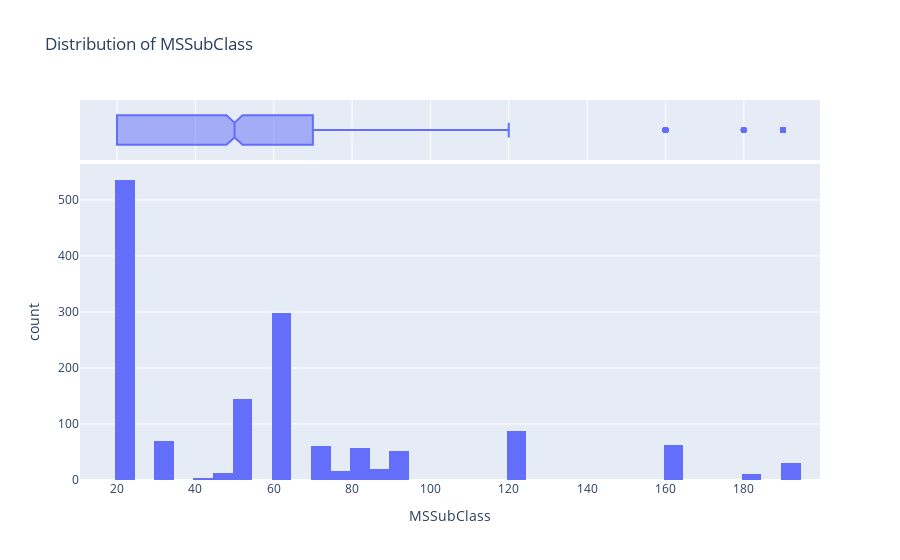
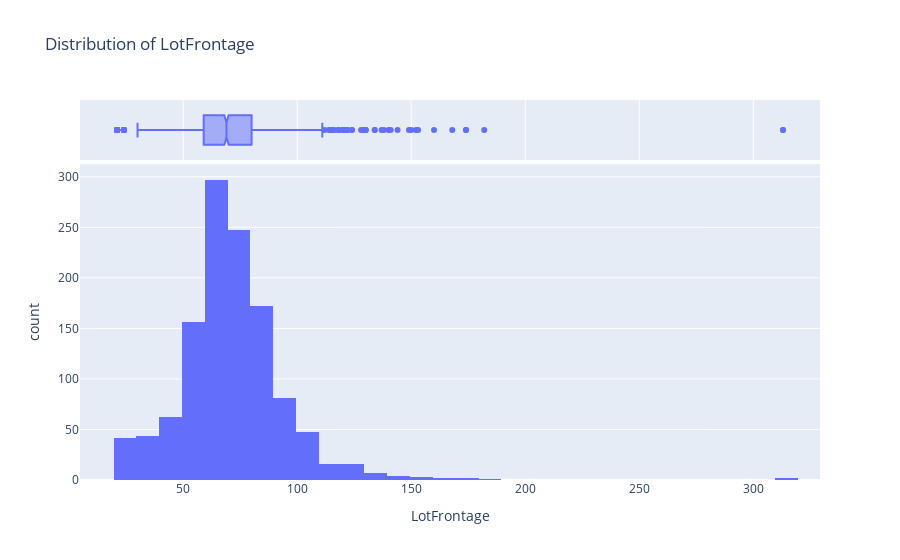
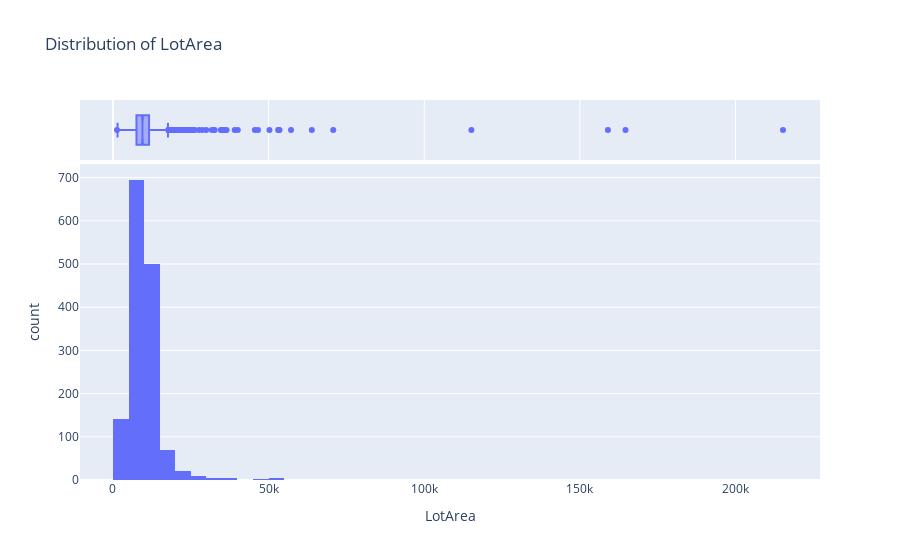
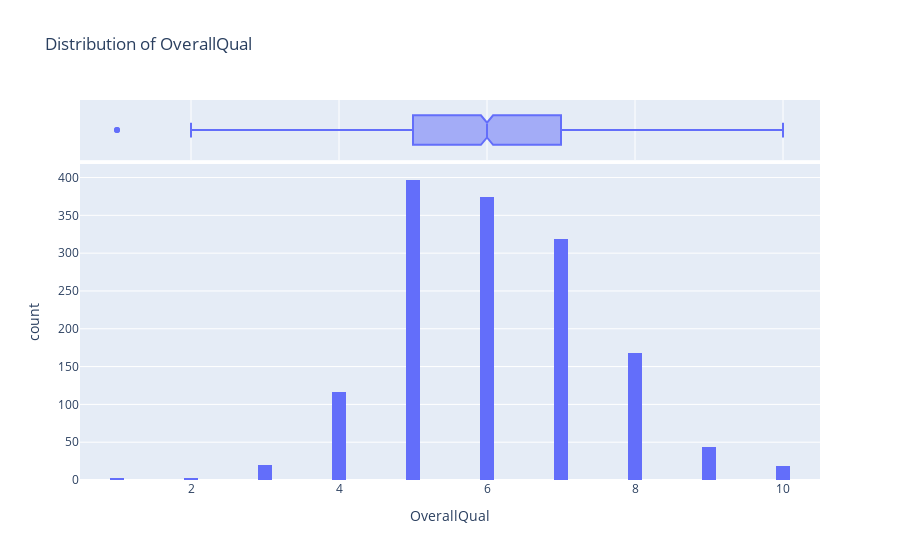

Here is the notebook cell these charts were saved with, in order:
### Code cell
# Univariate Analysis - Distribution of numeric features
numeric_features = df.select_dtypes(include=[np.number]).columns

for col in numeric_features[1:]:
    fig = px.histogram(df, x=col, nbins=50, title=f'Distribution of {col}', marginal='box')
    fig.show()

### Figure 1 — Plotly figure (JSON) as saved in the notebook; plotly's stock layout.template omitted (floating-point values rounded to 4 significant figures; data arrays with more than 128 entries replaced by an {"elided": "..."} marker saying what was removed)
{"data": [{"alignmentgroup": "True", "bingroup": "x", "hovertemplate": "MSSubClass=%{x}<br>count=%{y}<extra></extra>", "legendgroup": "", "marker": {"color": "#636efa", "pattern": {"shape": ""}}, "name": "", "nbinsx": 50, "offsetgroup": "", "orientation": "v", "showlegend": false, "type": "histogram", "x": {"elided": "1460 int values"}, "xaxis": "x", "yaxis": "y"}, {"alignmentgroup": "True", "hovertemplate": "MSSubClass=%{x}<extra></extra>", "legendgroup": "", "marker": {"color": "#636efa"}, "name": "", "notched": true, "offsetgroup": "", "showlegend": false, "type": "box", "x": {"elided": "1460 int values"}, "xaxis": "x2", "yaxis": "y2"}], "layout": {"barmode": "relative", "legend": {"tracegroupgap": 0}, "title": {"text": "Distribution of MSSubClass"}, "xaxis": {"anchor": "y", "domain": [0, 1], "title": {"text": "MSSubClass"}}, "xaxis2": {"anchor": "y2", "domain": [0, 1], "matches": "x", "showgrid": true, "showticklabels": false}, "yaxis": {"anchor": "x", "domain": [0, 0.8316], "title": {"text": "count"}}, "yaxis2": {"anchor": "x2", "domain": [0.8416, 1], "matches": "y2", "showgrid": false, "showline": false, "showticklabels": false, "ticks": ""}}}

### Figure 2 — Plotly figure (JSON) as saved in the notebook; plotly's stock layout.template omitted (floating-point values rounded to 4 significant figures; data arrays with more than 128 entries replaced by an {"elided": "..."} marker saying what was removed)
{"data": [{"alignmentgroup": "True", "bingroup": "x", "hovertemplate": "LotFrontage=%{x}<br>count=%{y}<extra></extra>", "legendgroup": "", "marker": {"color": "#636efa", "pattern": {"shape": ""}}, "name": "", "nbinsx": 50, "offsetgroup": "", "orientation": "v", "showlegend": false, "type": "histogram", "x": {"elided": "1460 int values"}, "xaxis": "x", "yaxis": "y"}, {"alignmentgroup": "True", "hovertemplate": "LotFrontage=%{x}<extra></extra>", "legendgroup": "", "marker": {"color": "#636efa"}, "name": "", "notched": true, "offsetgroup": "", "showlegend": false, "type": "box", "x": {"elided": "1460 int values"}, "xaxis": "x2", "yaxis": "y2"}], "layout": {"barmode": "relative", "legend": {"tracegroupgap": 0}, "title": {"text": "Distribution of LotFrontage"}, "xaxis": {"anchor": "y", "domain": [0, 1], "title": {"text": "LotFrontage"}}, "xaxis2": {"anchor": "y2", "domain": [0, 1], "matches": "x", "showgrid": true, "showticklabels": false}, "yaxis": {"anchor": "x", "domain": [0, 0.8316], "title": {"text": "count"}}, "yaxis2": {"anchor": "x2", "domain": [0.8416, 1], "matches": "y2", "showgrid": false, "showline": false, "showticklabels": false, "ticks": ""}}}

### Figure 3 — Plotly figure (JSON) as saved in the notebook; plotly's stock layout.template omitted (floating-point values rounded to 4 significant figures; data arrays with more than 128 entries replaced by an {"elided": "..."} marker saying what was removed)
{"data": [{"alignmentgroup": "True", "bingroup": "x", "hovertemplate": "LotArea=%{x}<br>count=%{y}<extra></extra>", "legendgroup": "", "marker": {"color": "#636efa", "pattern": {"shape": ""}}, "name": "", "nbinsx": 50, "offsetgroup": "", "orientation": "v", "showlegend": false, "type": "histogram", "x": {"elided": "1460 int values"}, "xaxis": "x", "yaxis": "y"}, {"alignmentgroup": "True", "hovertemplate": "LotArea=%{x}<extra></extra>", "legendgroup": "", "marker": {"color": "#636efa"}, "name": "", "notched": true, "offsetgroup": "", "showlegend": false, "type": "box", "x": {"elided": "1460 int values"}, "xaxis": "x2", "yaxis": "y2"}], "layout": {"barmode": "relative", "legend": {"tracegroupgap": 0}, "title": {"text": "Distribution of LotArea"}, "xaxis": {"anchor": "y", "domain": [0, 1], "title": {"text": "LotArea"}}, "xaxis2": {"anchor": "y2", "domain": [0, 1], "matches": "x", "showgrid": true, "showticklabels": false}, "yaxis": {"anchor": "x", "domain": [0, 0.8316], "title": {"text": "count"}}, "yaxis2": {"anchor": "x2", "domain": [0.8416, 1], "matches": "y2", "showgrid": false, "showline": false, "showticklabels": false, "ticks": ""}}}

### Figure 4 — Plotly figure (JSON) as saved in the notebook; plotly's stock layout.template omitted (floating-point values rounded to 4 significant figures; data arrays with more than 128 entries replaced by an {"elided": "..."} marker saying what was removed)
{"data": [{"alignmentgroup": "True", "bingroup": "x", "hovertemplate": "OverallQual=%{x}<br>count=%{y}<extra></extra>", "legendgroup": "", "marker": {"color": "#636efa", "pattern": {"shape": ""}}, "name": "", "nbinsx": 50, "offsetgroup": "", "orientation": "v", "showlegend": false, "type": "histogram", "x": {"elided": "1460 int values"}, "xaxis": "x", "yaxis": "y"}, {"alignmentgroup": "True", "hovertemplate": "OverallQual=%{x}<extra></extra>", "legendgroup": "", "marker": {"color": "#636efa"}, "name": "", "notched": true, "offsetgroup": "", "showlegend": false, "type": "box", "x": {"elided": "1460 int values"}, "xaxis": "x2", "yaxis": "y2"}], "layout": {"barmode": "relative", "legend": {"tracegroupgap": 0}, "title": {"text": "Distribution of OverallQual"}, "xaxis": {"anchor": "y", "domain": [0, 1], "title": {"text": "OverallQual"}}, "xaxis2": {"anchor": "y2", "domain": [0, 1], "matches": "x", "showgrid": true, "showticklabels": false}, "yaxis": {"anchor": "x", "domain": [0, 0.8316], "title": {"text": "count"}}, "yaxis2": {"anchor": "x2", "domain": [0.8416, 1], "matches": "y2", "showgrid": false, "showline": false, "showticklabels": false, "ticks": ""}}}
